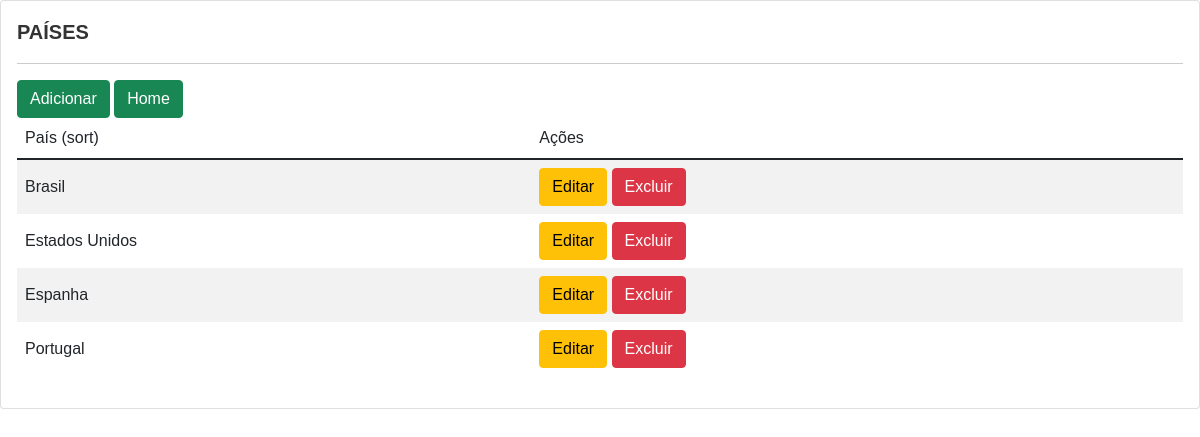
/country/, run on the app's committed database.
### portal6/models.py (models this page shows, shortened)
class Country(models.Model):
    country_name = models.CharField(max_length=255, verbose_name='País')

### portal6/views.py (the view)
# urls.py: path('country/', views.country, name='country'),
def country(request):
    countries = Country.objects.all()
    context = {
        'countries': countries
    }
    return render(request, 'country.html', context)

### portal6/templates/portal6/country.html
{% extends 'base.html' %}
{% block content %}
<div class="card">
    <div class="card-body">
        <h4>PAÍSES</h4>
        <hr>
        <a class="btn btn-success" href="{% url 'country_add' %}"> Adicionar </a>
        <a class="btn btn-success" href="{% url 'home' %}"> Home </a>
        <table class="table table-striped">
            <thead>
                <tr>
                    <th>País (sort)</th>
                    <th>Ações</th>
                </tr>
            </thead>
            <tbody>
                {% for country in countries %}
                <tr>
                    <td>{{ country.country_name }}</td>
                    <td>
                        <a class="btn btn-warning" href="{% url 'country_edit' country.id %}">Editar</a>
                        <a class="btn btn-danger" href="{% url 'country_delete' country.id %}"
                            onclick="return confirm('Tem certeza que deseja DELETAR esse País?')">Excluir</a>
                    </td>
                </tr>
                {% endfor %}
            </tbody>
        </table>
    </div>
</div>
{% endblock %}

### portal6/templates/base.html (style rules this page uses)
html, body { height: 100%; min-height: 100%; }
a,abbr,acronym,address,applet,article,aside,audio,b,big,blockquote,body,canvas,caption,center,cite,code,dd,del,details,dfn,div,dl,dt,embed,fieldset,figcaption,figure,footer,form,h2,h3,h4,h5,h6,header,hgroup,html,i,iframe,img,ins,kbd,label,legend,mark,menu,nav,object,output,p,pre,q,ruby,s,samp,section,small,span,strike,sub,summary,sup,tbody,tfoot,th,thead,time,tt,u,var,video { border: 0; font-size: 100%; font: inherit; margin: 0; padding: 0; vertical-align: baseline; }
body { line-height: 1.5; }
body { font-family: 'Verdana', sans-serif; color: rgba(0, 0, 0, 0.8); }
h1,h2,h3,h4,h5,h6,header { font-family: Verdana, sans-serif; }
a { color: #F80002; }
h4 { font-size: 20px; font-weight: bold; }
body { display: flex; flex-direction: column; background-color: white; width: 100%; }
table { align-content: center; border-collapse: collapse; border-spacing: 0; border: 0; font-size: 100%; font: inherit; height: auto; margin-bottom: 0px; margin: 0; padding: 10; vertical-align: middle; padding: 0; }
tr { align-content: center; border: 0; font-size: 100%; font: inherit; height: auto; margin: 0; padding: 10; vertical-align: middle; }
td { align-content: center; border: 0; font-size: 100%; font: inherit; height: auto; width: auto; margin: 0; padding: 0; vertical-align: middle; }
html { background-color: black; }

### data on the page
Country: country_name "Brasil"
Country: country_name "Estados Unidos"
Country: country_name "Espanha"
Country: country_name "Portugal"
